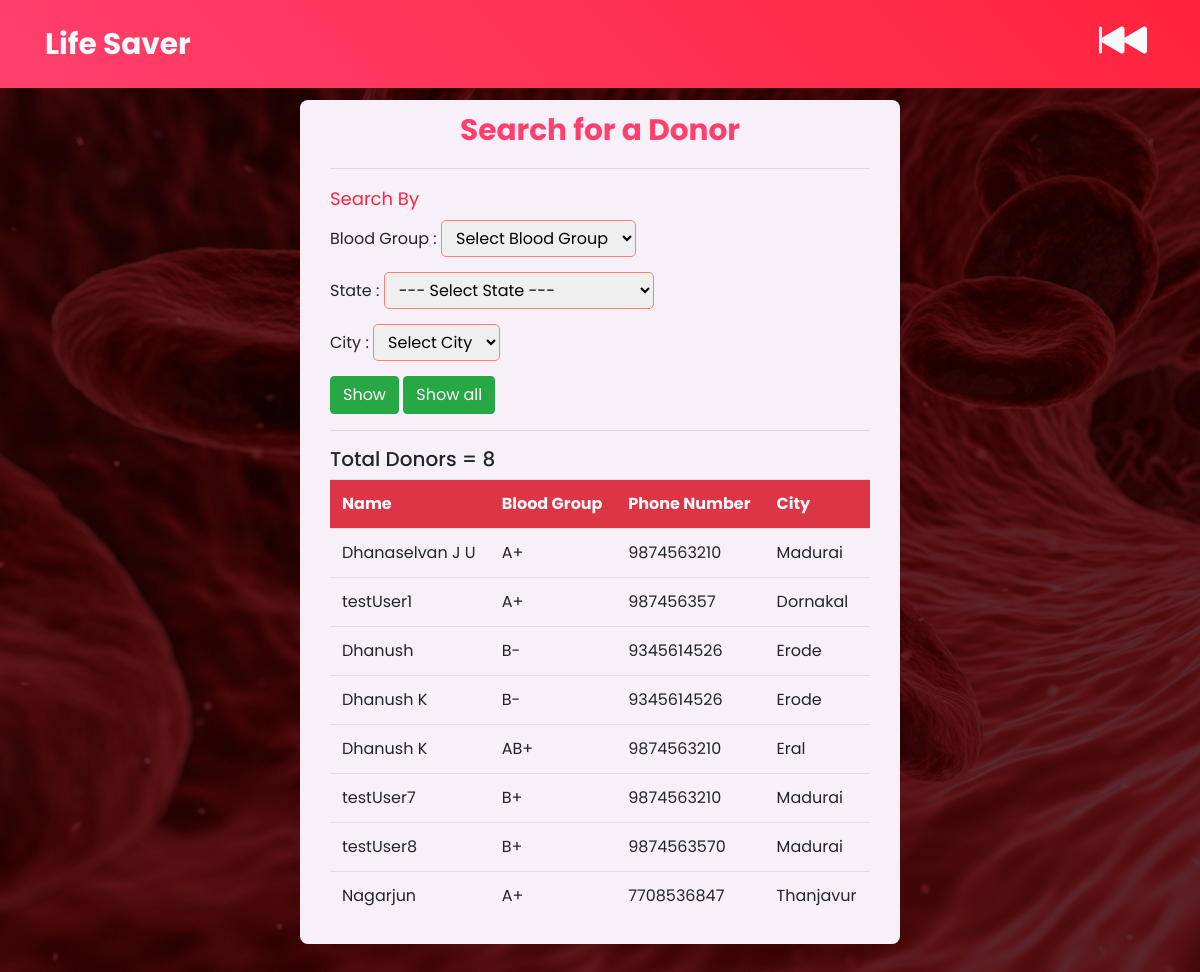
Page /donorDetails/ on the committed database.
### User_panel/models.py (models this page shows)
class DonorDetails(models.Model):
    Fullname = models.CharField(max_length=30,default="")
    EmailId = models.CharField(max_length=30,default="")
    Gender = models.CharField(max_length=10, default="")
    BloodGroup = models.CharField(max_length=30,default="")
    DOB = models.CharField(max_length=10, default="")
    State = models.CharField(max_length=30,default="")
    District = models.CharField(max_length=30,default="")
    Address = models.CharField(max_length=100,default="")
    Contact = models.CharField(max_length=20,default="")

### User_panel/views.py (the view, shortened to what this page needs)
# urls.py: path("donorDetails/", views.Search,name="Search"),
def Search(request):
    alldatas = DonorDetails.objects.all().values()
    datas = alldatas
    Total = len(alldatas)
    return render(request,"search.html", {"instance":datas, "total": Total})

### templates/search.html (shortened to what this page needs)
{% load static %}
<!DOCTYPE html>
<html lang="en">
<head>
    <link rel="stylesheet" href="{%static 'Bootstrap/css/bootstrap.min.css' %}">
    <link rel="stylesheet" href="{%static 'css/search.css' %}">
</head>
<body>
    <nav class="navbar navbar-expand-lg fixed-top py-2 bg-dark">
        <div class="container">
            <div class="nav-right">
                <a class="navbar-brand heading text-light" href="#">Life Saver</a>
            </div>
            <div id="navbarNav">
                <ul class="navbar-nav ml-auto">
                    <li class="nav-item">
                        <a class="nav-link body text-light" href="{%url 'Home'%}">
                            </a>
                    </li>
                </ul>
            </div>
        </div>
    </nav>
    <div class="container searchcontainer py-2">
        <p class="title text-center">Search for a Donor</p>
        <hr>
        <form action="" method="post">
            <div class="search-option-container">
                <label for="choice" class="detail">Search By</label><br>
                <fieldset class="bloodGroupm text-left">
                    <label for="bldGroup" class="details">Blood Group <span>:</span></label>
                    <select name="bldgroup" id="bldGroup" class="input" >
                        <option value="">Select Blood Group</option>
                    </select>
                </fieldset>
                <fieldset class="stateGroup">
                    <label for="state" class="details">State <span>:</span></label>
                    <select name="state" id="state" class="input w-50" onchange="loadDistrict()">
                        <option value="">Select State</option>
                    </select>
                </fieldset>
                <fieldset class="disGroup">
                    <label for="inputDistrict" class="details">City <span>:</span></label>
                    <select name="city" id="inputDistrict" class="input">
                        <option value="">Select City</option>
                    </select>
                </fieldset>
                <button class="btn btn-success">Show</button>
                <a href="{%url 'Search'%}" class="btn btn-success">Show all</a>
            </div>
        </form>
        <hr>
        <div class="table-responsive">
            <caption><h5 class="details">Total Donors = {{total}}</h5></caption>
            <table class="table">
                <tr class="bg-danger text-light">
                    <th>Name</th>
                    <th>Blood Group</th>
                    <th>Phone Number</th>
                    <th>City</th>
                </tr>
                {% for data in instance %}
                <tr>
                    <td>{{data.Fullname}}</td>
                    <td>{{data.BloodGroup}}</td>
                    <td>{{data.Contact}}</td>
                    <td>{{data.District}}</td>
                </tr>
                {% endfor %}
            </table>
        </div>
    </div>
</body>
</html>

### static/css/search.css (style rules this page uses)
* { margin: 0px; padding: 0px; box-sizing: border-box; font-family: "Poppins", "sans-serif"; text-decoration: none !important; }
html { scroll-behavior: smooth; }
body { background: url("../images/blood.jpg") center fixed no-repeat; background-size: cover; background-color: rgba(51, 0, 14, 0.8); background-blend-mode: multiply; }
.heading { font-size: clamp(1.85rem, 2vw, 2.5rem); font-weight: bold; }
.title { font-size: clamp(1.85rem, 2vw, 2.25rem); color: #FF406D; font-weight: 700; }
.detail { font-size: 1.125rem; color: #FF233C; }
.body { font-size: 1.25rem; color: #33000E; }
.navbar { background: linear-gradient(45deg, rgba(255, 64, 109, 1), rgba(255, 35, 60, 1)); backdrop-filter: blur(10px); color: #F8F0F9 !important; }
.searchcontainer { width: 95%; max-width: 600px; min-height: 100vh; padding: 0 30px; margin-bottom: 30px; margin-top: 100px; background-color: #F8F0F9; border-radius: 8px; }
.search-option-container select { padding: 5px 10px; border-radius: 5px; margin: 0 10px 15px 0px; border: 1px solid salmon; }

### rows in the picture
DonorDetails: Fullname "Dhanaselvan J U", BloodGroup "A+", Contact "9874563210", District "Madurai"
DonorDetails: Fullname "testUser1", BloodGroup "A+", Contact "987456357", District "Dornakal"
DonorDetails: Fullname "Dhanush", BloodGroup "B-", Contact "9345614526", District "Erode"
DonorDetails: Fullname "Dhanush K", BloodGroup "B-", Contact "9345614526", District "Erode"
DonorDetails: Fullname "Dhanush K", BloodGroup "AB+", Contact "9874563210", District "Eral"
DonorDetails: Fullname "testUser7", BloodGroup "B+", Contact "9874563210", District "Madurai"
DonorDetails: Fullname "testUser8", BloodGroup "B+", Contact "9874563570", District "Madurai"
DonorDetails: Fullname "Nagarjun", BloodGroup "A+", Contact "7708536847", District "Thanjavur"

### other values in the picture
{{ total }} "8"
